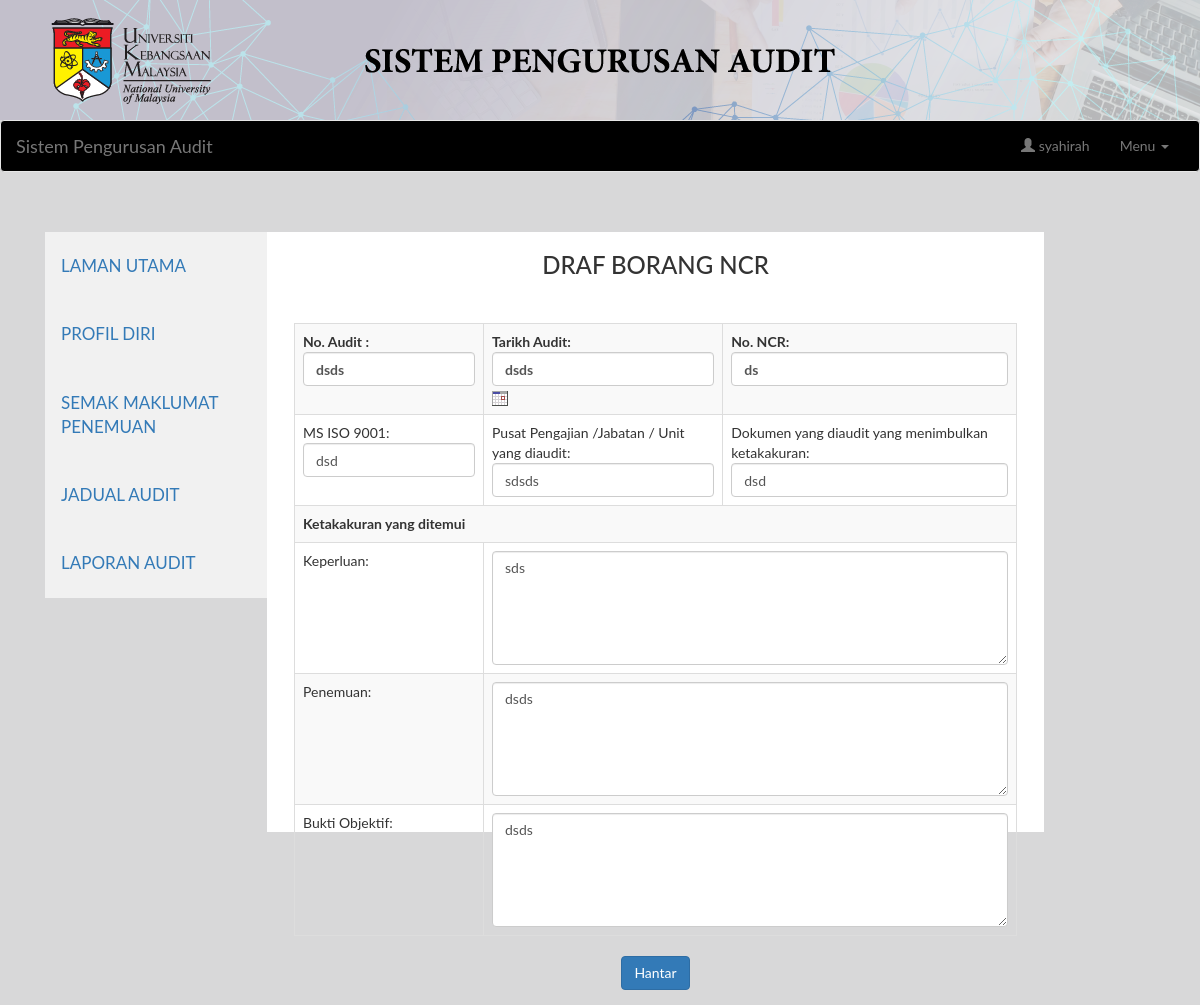
Screenshot of /staff/ketuajuruaudit/updateNcr.php?no_id=531 (signed in) with the database file from the repository.
### tables this page shows
CREATE TABLE `ketua_juruaudit` (
  `staff_no` varchar(255) NOT NULL,
  `staff_name` varchar(255) NOT NULL,
  `staff_pass` varchar(50) NOT NULL,
  `staff_email` varchar(255) NOT NULL,
  `staff_img` varchar(255) NOT NULL
);

CREATE TABLE `ncr` (
  `no_id` int(11) NOT NULL,
  `staff_no` varchar(255) NOT NULL,
  `no_audit` varchar(10) NOT NULL,
  `tarikh_audit` varchar(255) NOT NULL,
  `no_ncr` varchar(255) NOT NULL,
  `iso` varchar(255) DEFAULT NULL,
  `jabatan_unit` varchar(255) DEFAULT NULL,
  `dokumen` varchar(255) DEFAULT NULL,
  `keperluan` text,
  `penemuan` text,
  `bukti_objektif` text,
  `ketakakuran` text,
  `pembetulan` text,
  `tindakan` text,
  `status` varchar(15) NOT NULL,
  `tindakankesan` varchar(255) DEFAULT NULL,
  `tindakantakkesan` varchar(255) DEFAULT NULL,
  `selesai` varchar(255) DEFAULT NULL,
  `belumselesai` varchar(255) DEFAULT NULL
);

### staff/ketuajuruaudit/session.php (called while the page is built, shortened)
<?php
include_once '../../db.php';
	$uid = $_SESSION['uid'];
	$stmt = $conn->prepare("SELECT * FROM ketua_juruaudit WHERE staff_no = '$uid'");
	$stmt->execute();
	$readrow = $stmt->fetch(PDO::FETCH_ASSOC);
	$name = $readrow['staff_name'];
?>

### staff/ketuajuruaudit/updateNcr.php (the view, shortened to what this page needs)
<?php
include_once '../../db.php';
include_once 'session.php';
?>
<!DOCTYPE html>
<html>
<head>
  <link rel="stylesheet" href="https://maxcdn.bootstrapcdn.com/bootstrap/3.4.1/css/bootstrap.min.css">
</head>
<body style="background-color: #d8d8d9; ">
<img src="../../auditHeader.png" style="width:100% ">
<div><?php include_once 'navbar.php'; ?></div>
<br>
<br>
<div class="container">
  <table  align="center">
   <tr>
    <td align="center" width="1110px" style="height: 318px">
       <ul class="tab">
            <li><a href="utama.php" align="center">LAMAN UTAMA</a></li>
            <li><a href="profil.php">PROFIL DIRI</a></li>
            <li><a href="penemuan.php">SEMAK MAKLUMAT PENEMUAN</a></li>
            <li><a href="jadual.php">JADUAL AUDIT</a></li>
            <li><a href="laporan.php">LAPORAN AUDIT</a></li>
          </ul>
<div id="Menu" class="tabcontent" style="height: 600px">
  <h3>DRAF BORANG NCR</h3>
  <div class="panel-body">
    <div class="table-responsive">
      <form method="POST">
          <?php
          try {
      $conn = new PDO("mysql:host=$servername;dbname=$dbname", $username, $password);
      $conn->setAttribute(PDO::ATTR_ERRMODE, PDO::ERRMODE_EXCEPTION);
        $stmt = $conn->prepare("SELECT * FROM ncr WHERE no_id = :no_id");
      $stmt->bindParam(':no_id', $no_id, PDO::PARAM_INT);
      $stmt->execute();
      $readrow = $stmt->fetch(PDO::FETCH_ASSOC);
      }
    catch(PDOException $e) {
        echo "Error: " . $e->getMessage();
    }
          ?>
        <br>
        <table  width="9px"class="table table-striped table-bordered">
    <tr>
      <th>No. Audit : <input type="text" class="form-control" id="no_audit" name="no_audit" value="<?php echo $readrow['no_audit']; ?>" ></th>
      <th>Tarikh Audit: <input type="text" class="form-control" id="tarikh_audit" name="tarikh_audit" size="10" maxlength="10" value="<?php echo $readrow['tarikh_audit']; ?>" />
          <img src="cal.gif" onclick="javascript:NewCssCal('tarikh_pinjam','yyyyMMdd','arrow',false,'24','','future')" style="cursor:pointer"/>
        </th>
      <th>No. NCR: <input type="text" class="form-control" id="no_ncr" name="no_ncr" value="<?php echo $readrow['no_ncr']; ?>"></th>
    </tr>
    <tr>
      <td>MS ISO 9001: <input type="text" class="form-control" id="iso" name="iso" value="<?php echo $readrow['iso']; ?>"></td>
      <td>Pusat Pengajian /Jabatan / Unit yang diaudit: <input type="text" class="form-control" id="jabatan_unit" name="jabatan_unit" value="<?php echo $readrow['jabatan_unit']; ?>"></td>
      <td>Dokumen yang diaudit yang menimbulkan ketakakuran: <input type="text" class="form-control" id="dokumen" name="dokumen" value="<?php echo $readrow['dokumen']; ?>"></td>
    </tr>
    <tr>
      <th colspan="4">Ketakakuran yang ditemui</th></tr>
    <tr>
      <td>Keperluan:</td>
      <td colspan="3"><textarea id="keperluan" name="keperluan"  cols="50" rows="5" placeholder="" class="form-control" value="<?php echo $readrow['keperluan']; ?>" required><?php echo $readrow['keperluan']; ?></textarea></td>
    </tr>
    <tr>
      <td>Penemuan:</td>
      <td colspan="3"><textarea id="penemuan" name="penemuan" cols="50" rows="5" placeholder="" class="form-control" value="<?php echo $readrow['penemuan']; ?>" required><?php echo $readrow['penemuan']; ?></textarea></td>
    </tr>
    <tr>
      <td>Bukti Objektif:</td>
      <td colspan="3"><textarea id="bukti_objektif" name="bukti_objektif" cols="50" rows="5" placeholder="" class="form-control" value="<?php echo $readrow['bukti_objektif']; ?>" required><?php echo $readrow['bukti_objektif']; ?></textarea></td>
    </tr>
  </table>
  <button type="button" id="save" class="btn btn-primary"></span>Hantar</button>
      </form>
</div>
</div>
</div>
    </td>
  </tr>
</table>
</div>
</body>
</html>

### staff/ketuajuruaudit/navbar.php (shortened to what this page needs)
<nav class="navbar navbar-default"style=
  "background-color: #000000;
  /*overflow: hidden;*/
  /*position: sticky;
  bottom: 0;
  width: 100%;*/
  position: relative;
  z-index: 100;
">
  <div class="container-fluid">
    <div class="navbar-header">
      <a class="navbar-brand" href="utama.php">Sistem Pengurusan Audit</a>
    </div>
    <div class="collapse navbar-collapse" id="bs-example-navbar-collapse-1">
      <ul class="nav navbar-nav navbar-right">
         <li><a href="#" disabled="disabled"><span class="glyphicon glyphicon-user" aria-hidden="true"></span>  <?php echo $name; ?></a></li>
        <li class="dropdown">
          <a href="#" class="dropdown-toggle" data-toggle="dropdown" role="button" aria-haspopup="true" aria-expanded="false">Menu <span class="caret"></span></a>
        </li>
      </ul>
    </div>
  </div>
</nav>

### staff/ketuajuruaudit/updateNcr.php (style rules this page uses)
* { box-sizing: border-box }
body { font-family: "Lato", sans-serif; }
.tab { float: left; width: 20%; padding-right: 0px; padding-left: 0px; background-color: #f1f1f1; }
.tab li { display: block; background-color: inherit; color: #000000; padding: 22px 16px; width: 100%; border: none; outline: none; text-align: left; cursor: pointer; transition: 0.3s; font-size: 17px; }
.tabcontent { float: left; padding: 0px 12px; background-color: white; width: 70%; border-left: none; }

### rows the page displays
ketua_juruaudit: staff_name "syahirah"
ncr: no_audit "dsds", tarikh_audit "dsds", no_ncr "ds", iso "dsd", jabatan_unit "sdsds", dokumen "dsd", keperluan "sds", penemuan "dsds", bukti_objektif "dsds"
